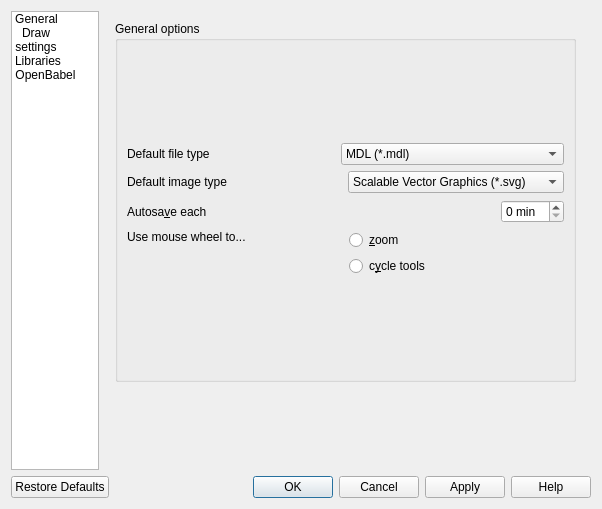
<?xml version="1.0" encoding="UTF-8"?>
<ui version="4.0">
 <author>Harm van Eersel &lt;devsciurus@xs4all.nl&gt;</author>
 <class>SettingsDialog</class>
 <widget class="QDialog" name="SettingsDialog">
  <property name="geometry">
   <rect>
    <x>0</x>
    <y>0</y>
    <width>602</width>
    <height>509</height>
   </rect>
  </property>
  <property name="windowTitle">
   <string>molsKetch - Preferences</string>
  </property>
  <property name="windowIcon">
   <iconset theme="preferences-system" resource="oxygenicons.qrc">
    <normaloff>:/icons/preferences-system.svg</normaloff>:/icons/preferences-system.svg</iconset>
  </property>
  <layout class="QGridLayout" name="mainLayout">
   <item row="0" column="0">
    <layout class="QVBoxLayout" name="settingsDialogLayout">
     <item>
      <layout class="QHBoxLayout" name="settingsInnerLayout">
       <item>
        <widget class="QListWidget" name="listWidget">
         <property name="sizePolicy">
          <sizepolicy hsizetype="Fixed" vsizetype="Expanding">
           <horstretch>0</horstretch>
           <verstretch>0</verstretch>
          </sizepolicy>
         </property>
         <property name="maximumSize">
          <size>
           <width>88</width>
           <height>16777215</height>
          </size>
         </property>
         <property name="iconSize">
          <size>
           <width>32</width>
           <height>32</height>
          </size>
         </property>
         <property name="movement">
          <enum>QListView::Static</enum>
         </property>
         <property name="spacing">
          <number>12</number>
         </property>
         <property name="viewMode">
          <enum>QListView::IconMode</enum>
         </property>
         <property name="wordWrap">
          <bool>true</bool>
         </property>
         <property name="currentRow">
          <number>-1</number>
         </property>
         <item>
          <property name="text">
           <string>General</string>
          </property>
          <property name="icon">
           <iconset theme="preferences-system" resource="oxygenicons.qrc">
            <normaloff>:/icons/preferences-system.svg</normaloff>:/icons/preferences-system.svg</iconset>
          </property>
         </item>
         <item>
          <property name="text">
           <string>Draw settings</string>
          </property>
          <property name="icon">
           <iconset theme="draw-freehand" resource="oxygenicons.qrc">
            <normaloff>:/icons/draw-freehand.svg</normaloff>:/icons/draw-freehand.svg</iconset>
          </property>
         </item>
         <item>
          <property name="text">
           <string>Libraries</string>
          </property>
          <property name="icon">
           <iconset theme="document-open" resource="oxygenicons.qrc">
            <normaloff>:/icons/document-open.svg</normaloff>:/icons/document-open.svg</iconset>
          </property>
         </item>
         <item>
          <property name="text">
           <string>OpenBabel</string>
          </property>
          <property name="icon">
           <iconset resource="molsketch.qrc">
            <normaloff>:/images/openbabel.png</normaloff>:/images/openbabel.png</iconset>
          </property>
         </item>
        </widget>
       </item>
       <item>
        <widget class="QStackedWidget" name="stackedWidget">
         <property name="currentIndex">
          <number>0</number>
         </property>
         <widget class="QWidget" name="generalPage">
          <widget class="QGroupBox" name="groupBoxGeneral">
           <property name="geometry">
            <rect>
             <x>10</x>
             <y>10</y>
             <width>461</width>
             <height>361</height>
            </rect>
           </property>
           <property name="title">
            <string>General options</string>
           </property>
           <layout class="QGridLayout" name="generalGroupLayout">
            <item row="0" column="0">
             <layout class="QVBoxLayout" name="SaveLayout">
              <item>
               <layout class="QHBoxLayout" name="defaultFileTypeLayout">
                <item>
                 <widget class="QLabel" name="labelDefaultFileType">
                  <property name="text">
                   <string>Default file type</string>
                  </property>
                  <property name="buddy">
                   <cstring>comboBoxFileType</cstring>
                  </property>
                 </widget>
                </item>
                <item>
                 <widget class="QComboBox" name="comboBoxFileType">
                  <item>
                   <property name="text">
                    <string>MDL (*.mdl)</string>
                   </property>
                  </item>
                  <item>
                   <property name="text">
                    <string>Chemical Markup Language (*.cml)</string>
                   </property>
                  </item>
                 </widget>
                </item>
               </layout>
              </item>
              <item>
               <layout class="QHBoxLayout" name="defaultImageTypeLayout">
                <item>
                 <widget class="QLabel" name="labelDefaultImageType">
                  <property name="text">
                   <string>Default image type</string>
                  </property>
                  <property name="buddy">
                   <cstring>comboBoxImageType</cstring>
                  </property>
                 </widget>
                </item>
                <item>
                 <widget class="QComboBox" name="comboBoxImageType">
                  <item>
                   <property name="text">
                    <string>Scalable Vector Graphics (*.svg)</string>
                   </property>
                  </item>
                  <item>
                   <property name="text">
                    <string>Portable Network Graphics (*.png)</string>
                   </property>
                  </item>
                 </widget>
                </item>
               </layout>
              </item>
              <item>
               <layout class="QHBoxLayout" name="autoSaveIntervalLayout">
                <item>
                 <widget class="QLabel" name="labelAutoSave">
                  <property name="text">
                   <string>Autosa&amp;ve each</string>
                  </property>
                  <property name="buddy">
                   <cstring>spinBoxAutoSave</cstring>
                  </property>
                 </widget>
                </item>
                <item>
                 <spacer name="autoSaveIntervalSpacer">
                  <property name="orientation">
                   <enum>Qt::Horizontal</enum>
                  </property>
                  <property name="sizeHint" stdset="0">
                   <size>
                    <width>192</width>
                    <height>25</height>
                   </size>
                  </property>
                 </spacer>
                </item>
                <item>
                 <widget class="QSpinBox" name="spinBoxAutoSave">
                  <property name="suffix">
                   <string> min</string>
                  </property>
                  <property name="prefix">
                   <string/>
                  </property>
                 </widget>
                </item>
               </layout>
              </item>
              <item>
               <layout class="QHBoxLayout" name="horizontalLayout_3">
                <item>
                 <widget class="QLabel" name="label">
                  <property name="text">
                   <string>Use mouse wheel to...</string>
                  </property>
                  <property name="alignment">
                   <set>Qt::AlignLeading|Qt::AlignLeft|Qt::AlignTop</set>
                  </property>
                  <property name="buddy">
                   <cstring>mouseWheelZoom</cstring>
                  </property>
                 </widget>
                </item>
                <item>
                 <layout class="QVBoxLayout" name="verticalLayout_2">
                  <item>
                   <widget class="QRadioButton" name="mouseWheelZoom">
                    <property name="text">
                     <string>&amp;zoom</string>
                    </property>
                   </widget>
                  </item>
                  <item>
                   <widget class="QRadioButton" name="mouseWheelCycleTools">
                    <property name="text">
                     <string>c&amp;ycle tools</string>
                    </property>
                   </widget>
                  </item>
                 </layout>
                </item>
               </layout>
              </item>
             </layout>
            </item>
           </layout>
          </widget>
         </widget>
         <widget class="QWidget" name="drawingPage">
          <layout class="QHBoxLayout" name="horizontalLayout_2">
           <item>
            <layout class="QVBoxLayout" name="atomLayout">
             <item>
              <widget class="QGroupBox" name="groupBoxAtom">
               <property name="sizePolicy">
                <sizepolicy hsizetype="Expanding" vsizetype="Preferred">
                 <horstretch>0</horstretch>
                 <verstretch>0</verstretch>
                </sizepolicy>
               </property>
               <property name="title">
                <string>Atom settings</string>
               </property>
               <property name="checkable">
                <bool>false</bool>
               </property>
               <layout class="QGridLayout">
                <property name="leftMargin">
                 <number>2</number>
                </property>
                <property name="topMargin">
                 <number>2</number>
                </property>
                <property name="rightMargin">
                 <number>2</number>
                </property>
                <property name="bottomMargin">
                 <number>2</number>
                </property>
                <property name="spacing">
                 <number>2</number>
                </property>
                <item row="3" column="0">
                 <widget class="QCheckBox" name="checkBoxShowES">
                  <property name="text">
                   <string>Show electron systems (experimental)</string>
                  </property>
                 </widget>
                </item>
                <item row="6" column="0">
                 <layout class="QHBoxLayout" name="atomFontLayout">
                  <item>
                   <widget class="QDoubleSpinBox" name="doubleSpinBoxFontSize">
                    <property name="buttonSymbols">
                     <enum>QAbstractSpinBox::UpDownArrows</enum>
                    </property>
                    <property name="accelerated">
                     <bool>true</bool>
                    </property>
                    <property name="correctionMode">
                     <enum>QAbstractSpinBox::CorrectToNearestValue</enum>
                    </property>
                    <property name="suffix">
                     <string> pt</string>
                    </property>
                    <property name="decimals">
                     <number>0</number>
                    </property>
                    <property name="minimum">
                     <double>8.000000000000000</double>
                    </property>
                    <property name="maximum">
                     <double>120.000000000000000</double>
                    </property>
                   </widget>
                  </item>
                  <item>
                   <widget class="QFontComboBox" name="fontComboBox"/>
                  </item>
                  <item>
                   <widget class="QPushButton" name="pushButtonFont">
                    <property name="text">
                     <string>Details...</string>
                    </property>
                   </widget>
                  </item>
                 </layout>
                </item>
                <item row="0" column="0">
                 <widget class="QCheckBox" name="checkBoxShowCarbon">
                  <property name="text">
                   <string>Show neutral carbon atoms</string>
                  </property>
                 </widget>
                </item>
                <item row="2" column="0">
                 <widget class="QCheckBox" name="checkBoxShowLP">
                  <property name="text">
                   <string>Show lone pairs</string>
                  </property>
                 </widget>
                </item>
                <item row="5" column="0">
                 <widget class="QLabel" name="labelAtomSymbolFont">
                  <property name="text">
                   <string>Ato&amp;mSymbol font</string>
                  </property>
                  <property name="buddy">
                   <cstring>pushButtonFont</cstring>
                  </property>
                 </widget>
                </item>
                <item row="4" column="0">
                 <spacer name="atomSpacer">
                  <property name="orientation">
                   <enum>Qt::Vertical</enum>
                  </property>
                  <property name="sizeType">
                   <enum>QSizePolicy::Expanding</enum>
                  </property>
                  <property name="sizeHint" stdset="0">
                   <size>
                    <width>20</width>
                    <height>20</height>
                   </size>
                  </property>
                 </spacer>
                </item>
                <item row="1" column="0">
                 <widget class="QCheckBox" name="checkBoxShowValency">
                  <property name="sizePolicy">
                   <sizepolicy hsizetype="Preferred" vsizetype="Fixed">
                    <horstretch>0</horstretch>
                    <verstretch>0</verstretch>
                   </sizepolicy>
                  </property>
                  <property name="text">
                   <string>Show atomic charge</string>
                  </property>
                 </widget>
                </item>
               </layout>
              </widget>
             </item>
             <item>
              <widget class="QGroupBox" name="groupBoxBond">
               <property name="sizePolicy">
                <sizepolicy hsizetype="Preferred" vsizetype="Preferred">
                 <horstretch>0</horstretch>
                 <verstretch>0</verstretch>
                </sizepolicy>
               </property>
               <property name="title">
                <string>Bond settings</string>
               </property>
               <layout class="QFormLayout" name="formLayout">
                <property name="horizontalSpacing">
                 <number>6</number>
                </property>
                <property name="verticalSpacing">
                 <number>2</number>
                </property>
                <property name="leftMargin">
                 <number>2</number>
                </property>
                <property name="topMargin">
                 <number>2</number>
                </property>
                <property name="rightMargin">
                 <number>2</number>
                </property>
                <property name="bottomMargin">
                 <number>2</number>
                </property>
                <item row="0" column="0">
                 <widget class="QLabel" name="labelBondLength">
                  <property name="text">
                   <string>Bond length:</string>
                  </property>
                  <property name="buddy">
                   <cstring>lineEditBondLength</cstring>
                  </property>
                 </widget>
                </item>
                <item row="0" column="1">
                 <widget class="QLineEdit" name="lineEditBondLength"/>
                </item>
                <item row="1" column="0">
                 <widget class="QLabel" name="labelBondWidth">
                  <property name="text">
                   <string>Bond width:</string>
                  </property>
                  <property name="buddy">
                   <cstring>doubleSpinBoxBondWidth</cstring>
                  </property>
                 </widget>
                </item>
                <item row="1" column="1">
                 <widget class="QDoubleSpinBox" name="doubleSpinBoxBondWidth">
                  <property name="suffix">
                   <string> px</string>
                  </property>
                  <property name="decimals">
                   <number>0</number>
                  </property>
                  <property name="minimum">
                   <double>1.000000000000000</double>
                  </property>
                  <property name="maximum">
                   <double>100.000000000000000</double>
                  </property>
                  <property name="singleStep">
                   <double>1.000000000000000</double>
                  </property>
                  <property name="value">
                   <double>1.000000000000000</double>
                  </property>
                 </widget>
                </item>
                <item row="2" column="1">
                 <widget class="QSpinBox" name="spinBoxBondAngle">
                  <property name="suffix">
                   <string>°</string>
                  </property>
                  <property name="minimum">
                   <number>0</number>
                  </property>
                  <property name="maximum">
                   <number>99</number>
                  </property>
                  <property name="singleStep">
                   <number>1</number>
                  </property>
                  <property name="value">
                   <number>0</number>
                  </property>
                 </widget>
                </item>
                <item row="2" column="0">
                 <widget class="QLabel" name="labelBondAngle">
                  <property name="text">
                   <string>Bond angle:</string>
                  </property>
                  <property name="buddy">
                   <cstring>spinBoxBondAngle</cstring>
                  </property>
                 </widget>
                </item>
               </layout>
              </widget>
             </item>
             <item>
              <widget class="QGroupBox" name="groupBoxScene">
               <property name="title">
                <string>Grid settings</string>
               </property>
               <layout class="QFormLayout" name="formLayout_2">
                <property name="verticalSpacing">
                 <number>2</number>
                </property>
                <property name="leftMargin">
                 <number>2</number>
                </property>
                <property name="topMargin">
                 <number>2</number>
                </property>
                <property name="rightMargin">
                 <number>2</number>
                </property>
                <property name="bottomMargin">
                 <number>2</number>
                </property>
                <item row="0" column="0">
                 <widget class="QLabel" name="labelGridHorizontalSpacing">
                  <property name="text">
                   <string>Hori&amp;zontal spacing</string>
                  </property>
                  <property name="buddy">
                   <cstring>gridHorizontalSpacing</cstring>
                  </property>
                 </widget>
                </item>
                <item row="1" column="0">
                 <widget class="QLabel" name="labelGridVerticalSpacing">
                  <property name="text">
                   <string>&amp;Vertical spacing</string>
                  </property>
                  <property name="buddy">
                   <cstring>gridVerticalSpacing</cstring>
                  </property>
                 </widget>
                </item>
                <item row="0" column="1">
                 <widget class="QDoubleSpinBox" name="gridHorizontalSpacing">
                  <property name="maximum">
                   <double>100.000000000000000</double>
                  </property>
                 </widget>
                </item>
                <item row="1" column="1">
                 <widget class="QDoubleSpinBox" name="gridVerticalSpacing">
                  <property name="maximum">
                   <double>100.000000000000000</double>
                  </property>
                 </widget>
                </item>
                <item row="2" column="0">
                 <widget class="QLabel" name="labelGridColor">
                  <property name="text">
                   <string>Color</string>
                  </property>
                  <property name="buddy">
                   <cstring>gridLineColor</cstring>
                  </property>
                 </widget>
                </item>
                <item row="3" column="0">
                 <widget class="QLabel" name="labelGridLinewidth">
                  <property name="text">
                   <string>&amp;Linewidth</string>
                  </property>
                  <property name="buddy">
                   <cstring>gridLinewidth</cstring>
                  </property>
                 </widget>
                </item>
                <item row="3" column="1">
                 <widget class="QDoubleSpinBox" name="gridLinewidth">
                  <property name="maximum">
                   <double>5.000000000000000</double>
                  </property>
                 </widget>
                </item>
                <item row="2" column="1">
                 <widget class="Molsketch::ColorButton" name="gridLineColor">
                  <property name="text">
                   <string/>
                  </property>
                 </widget>
                </item>
               </layout>
              </widget>
             </item>
            </layout>
           </item>
          </layout>
         </widget>
         <widget class="QWidget" name="librariesPage">
          <widget class="QGroupBox" name="groupBoxLibraries">
           <property name="geometry">
            <rect>
             <x>10</x>
             <y>10</y>
             <width>431</width>
             <height>391</height>
            </rect>
           </property>
           <property name="title">
            <string>Libraries</string>
           </property>
           <widget class="QWidget" name="librarieslayoutWidget">
            <property name="geometry">
             <rect>
              <x>20</x>
              <y>50</y>
              <width>361</width>
              <height>301</height>
             </rect>
            </property>
            <layout class="QVBoxLayout" name="verticalLayout">
             <item>
              <layout class="QGridLayout" name="moleculeLibraryPathLayout">
               <item row="1" column="0">
                <widget class="QPushButton" name="addLibrary">
                 <property name="text">
                  <string/>
                 </property>
                 <property name="icon">
                  <iconset theme="list-add" resource="oxygenicons.qrc">
                   <normaloff>:/icons/list-add.svg</normaloff>:/icons/list-add.svg</iconset>
                 </property>
                </widget>
               </item>
               <item row="1" column="1">
                <widget class="QPushButton" name="removeLibrary">
                 <property name="text">
                  <string/>
                 </property>
                 <property name="icon">
                  <iconset theme="list-remove" resource="oxygenicons.qrc">
                   <normaloff>:/icons/list-remove.svg</normaloff>:/icons/list-remove.svg</iconset>
                 </property>
                </widget>
               </item>
               <item row="0" column="0" colspan="2">
                <widget class="QListWidget" name="libraries">
                 <property name="selectionMode">
                  <enum>QAbstractItemView::ExtendedSelection</enum>
                 </property>
                </widget>
               </item>
              </layout>
             </item>
            </layout>
           </widget>
          </widget>
         </widget>
         <widget class="QWidget" name="openBabelPage">
          <layout class="QGridLayout" name="openBabelPageLayout">
           <item row="0" column="0">
            <widget class="QGroupBox" name="libraryPathBox">
             <property name="title">
              <string>OpenBabel Library Path</string>
             </property>
             <layout class="QGridLayout" name="dynamicLibraryPathLayout">
              <item row="0" column="0">
               <layout class="QVBoxLayout" name="verticalLayout_3">
                <item>
                 <widget class="QLabel" name="libraryExplanation">
                  <property name="text">
                   <string>If you have downloaded the auxiliary package from molsketch.sf.net,&lt;br&gt;please provide the path to the folder where you stored the libraries.</string>
                  </property>
                 </widget>
                </item>
                <item>
                 <layout class="QHBoxLayout" name="horizontalLayout">
                  <item>
                   <widget class="QLineEdit" name="libraryPath">
                    <property name="placeholderText">
                     <string>Path to shared libraries</string>
                    </property>
                   </widget>
                  </item>
                  <item>
                   <widget class="QToolButton" name="libraryPathButton">
                    <property name="text">
                     <string/>
                    </property>
                    <property name="icon">
                     <iconset theme="document-open" resource="oxygenicons.qrc">
                      <normaloff>:/icons/document-open.svg</normaloff>:/icons/document-open.svg</iconset>
                    </property>
                   </widget>
                  </item>
                 </layout>
                </item>
               </layout>
              </item>
              <item row="1" column="0">
               <spacer name="verticalSpacer">
                <property name="orientation">
                 <enum>Qt::Vertical</enum>
                </property>
                <property name="sizeHint" stdset="0">
                 <size>
                  <width>20</width>
                  <height>40</height>
                 </size>
                </property>
               </spacer>
              </item>
             </layout>
            </widget>
           </item>
           <item row="1" column="0">
            <widget class="QGroupBox" name="obfPathBox">
             <property name="title">
              <string>OpenBabel Format File Path</string>
             </property>
             <layout class="QGridLayout" name="obfPathLayout">
              <item row="0" column="0">
               <layout class="QVBoxLayout" name="verticalLayout_4">
                <item>
                 <widget class="QLabel" name="obfExplanation">
                  <property name="text">
                   <string>If you have downloaded the auxiliary package from molsketch.sf.net,&lt;br&gt;please provide the path to the folder where you stored the OBF files.</string>
                  </property>
                 </widget>
                </item>
                <item>
                 <layout class="QHBoxLayout" name="horizontalLayout_4">
                  <item>
                   <widget class="QLineEdit" name="obfPath">
                    <property name="placeholderText">
                     <string>Path to OBF files</string>
                    </property>
                   </widget>
                  </item>
                  <item>
                   <widget class="QToolButton" name="obfPathButton">
                    <property name="text">
                     <string/>
                    </property>
                    <property name="icon">
                     <iconset theme="document-open" resource="oxygenicons.qrc">
                      <normaloff>:/icons/document-open.svg</normaloff>:/icons/document-open.svg</iconset>
                    </property>
                   </widget>
                  </item>
                 </layout>
                </item>
               </layout>
              </item>
              <item row="1" column="0">
               <spacer name="verticalSpacer_2">
                <property name="orientation">
                 <enum>Qt::Vertical</enum>
                </property>
                <property name="sizeHint" stdset="0">
                 <size>
                  <width>20</width>
                  <height>40</height>
                 </size>
                </property>
               </spacer>
              </item>
             </layout>
            </widget>
           </item>
          </layout>
         </widget>
        </widget>
       </item>
      </layout>
     </item>
     <item>
      <widget class="QDialogButtonBox" name="buttonBox">
       <property name="orientation">
        <enum>Qt::Horizontal</enum>
       </property>
       <property name="standardButtons">
        <set>QDialogButtonBox::Apply|QDialogButtonBox::Cancel|QDialogButtonBox::Help|QDialogButtonBox::Ok|QDialogButtonBox::RestoreDefaults</set>
       </property>
      </widget>
     </item>
    </layout>
   </item>
  </layout>
 </widget>
 <customwidgets>
  <customwidget>
   <class>Molsketch::ColorButton</class>
   <extends>QPushButton</extends>
   <header>colorbutton.h</header>
  </customwidget>
 </customwidgets>
 <tabstops>
  <tabstop>listWidget</tabstop>
  <tabstop>comboBoxFileType</tabstop>
  <tabstop>comboBoxImageType</tabstop>
  <tabstop>spinBoxAutoSave</tabstop>
  <tabstop>checkBoxShowES</tabstop>
  <tabstop>doubleSpinBoxFontSize</tabstop>
  <tabstop>fontComboBox</tabstop>
  <tabstop>pushButtonFont</tabstop>
  <tabstop>checkBoxShowCarbon</tabstop>
  <tabstop>checkBoxShowLP</tabstop>
  <tabstop>checkBoxShowValency</tabstop>
  <tabstop>lineEditBondLength</tabstop>
  <tabstop>doubleSpinBoxBondWidth</tabstop>
  <tabstop>spinBoxBondAngle</tabstop>
  <tabstop>libraries</tabstop>
  <tabstop>buttonBox</tabstop>
  <tabstop>addLibrary</tabstop>
  <tabstop>removeLibrary</tabstop>
 </tabstops>
 <resources>
  <include location="molsketch.qrc"/>
  <include location="oxygenicons.qrc"/>
 </resources>
 <connections>
  <connection>
   <sender>buttonBox</sender>
   <signal>accepted()</signal>
   <receiver>SettingsDialog</receiver>
   <slot>accept()</slot>
   <hints>
    <hint type="sourcelabel">
     <x>383</x>
     <y>498</y>
    </hint>
    <hint type="destinationlabel">
     <x>157</x>
     <y>274</y>
    </hint>
   </hints>
  </connection>
  <connection>
   <sender>buttonBox</sender>
   <signal>rejected()</signal>
   <receiver>SettingsDialog</receiver>
   <slot>reject()</slot>
   <hints>
    <hint type="sourcelabel">
     <x>451</x>
     <y>498</y>
    </hint>
    <hint type="destinationlabel">
     <x>286</x>
     <y>274</y>
    </hint>
   </hints>
  </connection>
  <connection>
   <sender>listWidget</sender>
   <signal>currentRowChanged(int)</signal>
   <receiver>stackedWidget</receiver>
   <slot>setCurrentIndex(int)</slot>
   <hints>
    <hint type="sourcelabel">
     <x>62</x>
     <y>21</y>
    </hint>
    <hint type="destinationlabel">
     <x>260</x>
     <y>12</y>
    </hint>
   </hints>
  </connection>
 </connections>
</ui>
